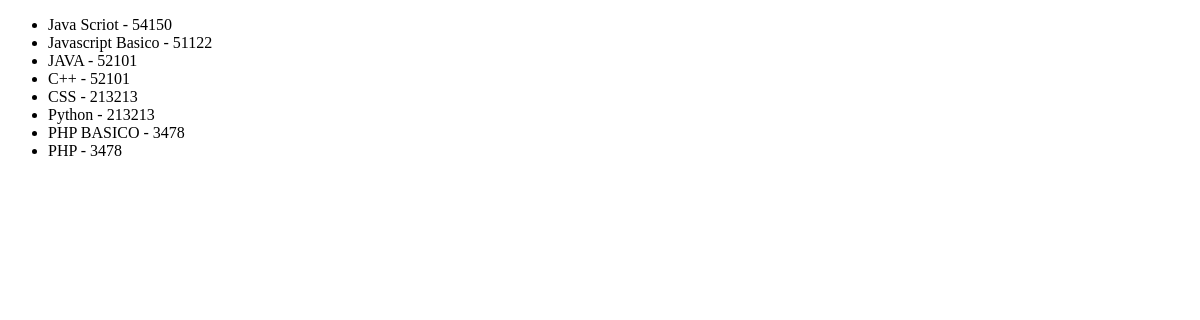
Page /app-coder/lista_cursos/ on the earlier database version.
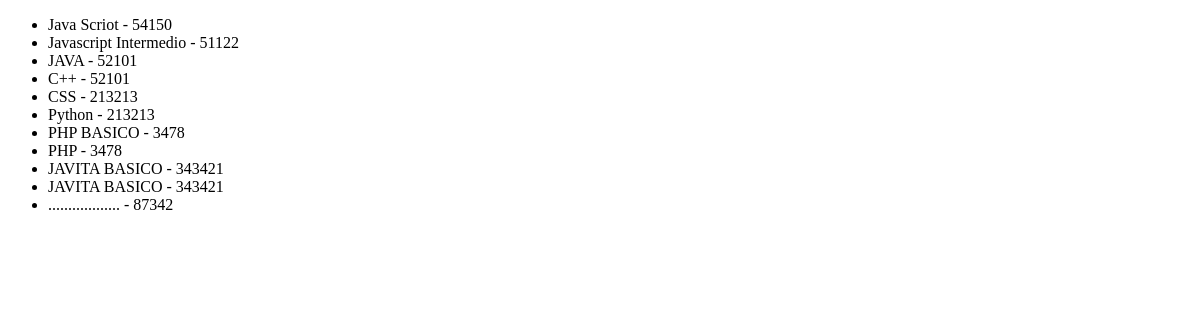
Same page on the later database version.
### AppCoder/models.py (models this page shows, shortened)
class Curso(models.Model):
    nombre = models.CharField(max_length=40)
    camada = models.IntegerField()

### AppCoder/views.py (the view)
# urls.py: path('lista_cursos/', lista_cursos),
def lista_cursos(req):
    lista = Curso.objects.all()
    return render(req, "lista_cursos.html", {"lista_cursos": lista})

### AppCoder/templates/lista_cursos.html (shortened to what this page needs)
<!DOCTYPE html>
<html lang="en">
<head>
</head>
<body>
    <ul>
        {% for curso in lista_cursos%}
        <li> {{curso.nombre}} - {{curso.camada}}</li>
        {% endfor %}
    </ul>
</body>
</html>

Differences in the rows shown:
changed Curso: nombre "Javascript Basico" → "Javascript Intermedio"
added Curso: nombre "JAVITA BASICO", camada "343421"
added Curso: nombre "JAVITA BASICO", camada "343421"
added Curso: nombre "..................", camada "87342"
